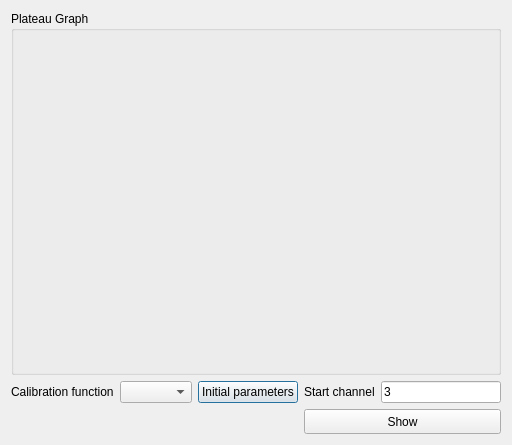
<?xml version="1.0" encoding="UTF-8"?>
<ui version="4.0">
 <class>Plateau</class>
 <widget class="QDialog" name="Plateau">
  <property name="geometry">
   <rect>
    <x>0</x>
    <y>0</y>
    <width>512</width>
    <height>445</height>
   </rect>
  </property>
  <property name="windowTitle">
   <string>Dialog</string>
  </property>
  <layout class="QGridLayout" name="gridLayout">
   <item row="0" column="0" colspan="2">
    <widget class="QGroupBox" name="groupBox">
     <property name="minimumSize">
      <size>
       <width>441</width>
       <height>291</height>
      </size>
     </property>
     <property name="title">
      <string>Plateau Graph</string>
     </property>
     <layout class="QGridLayout" name="gridLayout_2">
      <item row="0" column="0">
       <widget class="QCustomPlot" name="widget" native="true">
        <property name="minimumSize">
         <size>
          <width>421</width>
          <height>261</height>
         </size>
        </property>
        <property name="focusPolicy">
         <enum>Qt::WheelFocus</enum>
        </property>
        <property name="contextMenuPolicy">
         <enum>Qt::ActionsContextMenu</enum>
        </property>
       </widget>
      </item>
     </layout>
    </widget>
   </item>
   <item row="1" column="0">
    <layout class="QHBoxLayout" name="horizontalLayout">
     <item>
      <widget class="QLabel" name="label_3">
       <property name="text">
        <string>Calibration function</string>
       </property>
      </widget>
     </item>
     <item>
      <widget class="QComboBox" name="comboBox"/>
     </item>
     <item>
      <widget class="QPushButton" name="pushButton_2">
       <property name="text">
        <string>Initial parameters</string>
       </property>
      </widget>
     </item>
    </layout>
   </item>
   <item row="1" column="1">
    <layout class="QHBoxLayout" name="horizontalLayout_2">
     <item>
      <widget class="QLabel" name="label">
       <property name="text">
        <string>Start channel</string>
       </property>
      </widget>
     </item>
     <item>
      <widget class="QLineEdit" name="lineEdit">
       <property name="text">
        <string>3</string>
       </property>
      </widget>
     </item>
    </layout>
   </item>
   <item row="2" column="1">
    <widget class="QPushButton" name="pushButton">
     <property name="maximumSize">
      <size>
       <width>16777215</width>
       <height>25</height>
      </size>
     </property>
     <property name="text">
      <string>Show</string>
     </property>
    </widget>
   </item>
  </layout>
  <action name="actionShowPlateau">
   <property name="text">
    <string>showPlateau</string>
   </property>
  </action>
  <action name="actionSavePlateauPlot">
   <property name="text">
    <string>savePlateauPlot</string>
   </property>
  </action>
 </widget>
 <customwidgets>
  <customwidget>
   <class>QCustomPlot</class>
   <extends>QWidget</extends>
   <header>qcustomplot.h</header>
   <container>1</container>
  </customwidget>
 </customwidgets>
 <resources/>
 <connections>
  <connection>
   <sender>pushButton</sender>
   <signal>clicked()</signal>
   <receiver>actionShowPlateau</receiver>
   <slot>trigger()</slot>
   <hints>
    <hint type="sourcelabel">
     <x>354</x>
     <y>342</y>
    </hint>
    <hint type="destinationlabel">
     <x>-1</x>
     <y>-1</y>
    </hint>
   </hints>
  </connection>
 </connections>
</ui>
